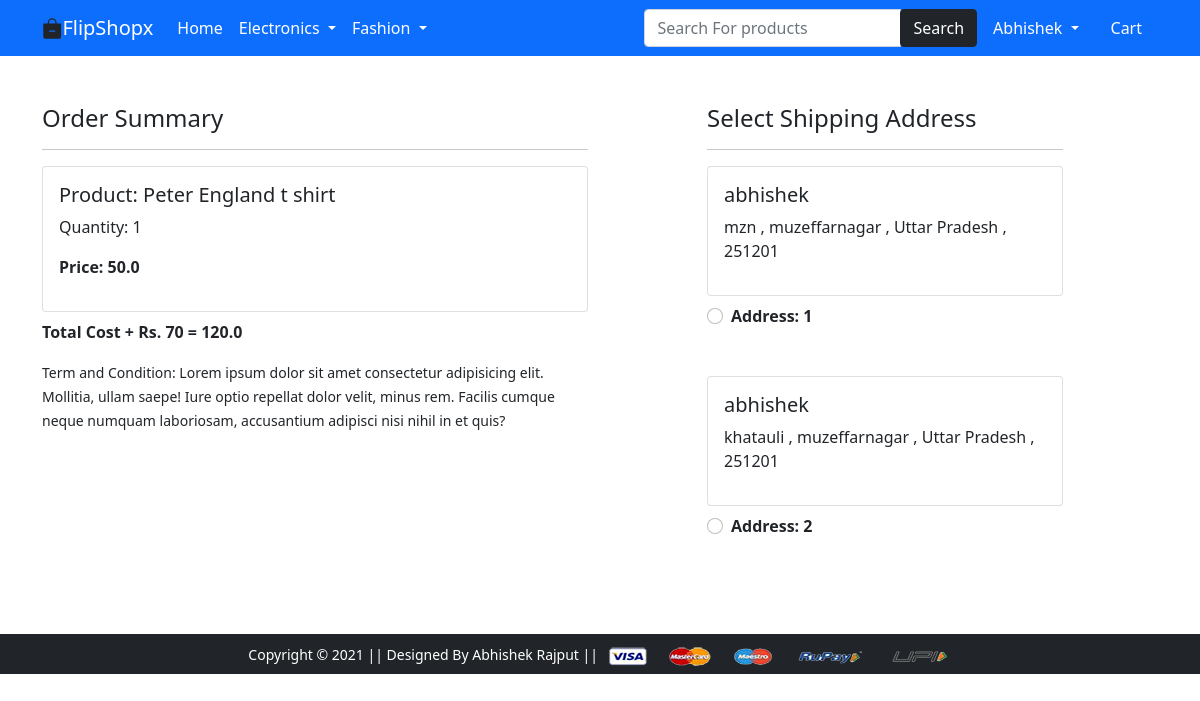
/checkout/ (signed in), run on an earlier commit of the app's database.
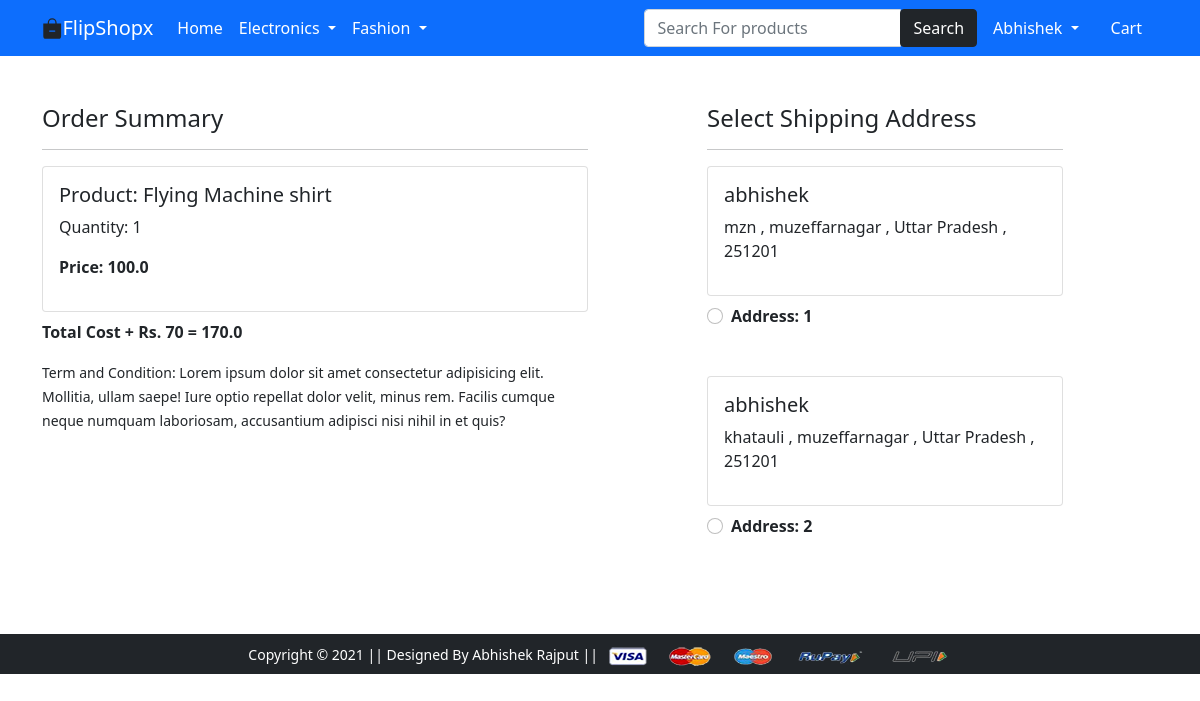
And on a later commit of the database.
### app/models.py (models this page shows, shortened)
class Cart(models.Model):
    user = models.ForeignKey(User, on_delete=models.CASCADE)
    product = models.ForeignKey(Product, on_delete=models.CASCADE)
    quantity = models.PositiveIntegerField(default=1)
    @property
    def total_cost(self):
        return self.quantity * self.product.discounted_price

class Product(models.Model):
    title = models.CharField(max_length=100, default='DEFAULT VALUE')
    selling_price = models.FloatField()
    discounted_price = models.FloatField()
    description = models.TextField()
    brand = models.CharField(max_length=100)
    category = models.CharField(choices=CATEGORY_CHOICE, max_length=2)
    product_image = models.ImageField(upload_to='productimg')

class Customer(models.Model):
    user = models.ForeignKey(User,on_delete=models.CASCADE)
    name = models.CharField(max_length=200)
    locality = models.CharField(max_length=200)
    city = models.CharField(max_length=50)
    zipcode = models.IntegerField()
    state = models.CharField(choices=STATE_CHOICES, max_length= 50)

### app/views.py (the view)
# urls.py: path('checkout/', views.checkout, name='checkout'),
def checkout(request):
    user = request.user
    add = Customer.objects.filter(user=user)
    cart_item = Cart.objects.filter(user=user)
    amount = 0.0
    shipping_amount = 70.0
    cart_product = [p for p in Cart.objects.all() if p.user == request.user]
    if cart_product:
        for p in cart_product:
            tempamount = (p.quantity * p.product.discounted_price)
            amount +=tempamount
        totalamount = amount +shipping_amount
    return render(request, 'app/checkout.html',{'add':add, 'totalamount':totalamount,'cart_items':cart_item})

### app/templates/app/checkout.html (shortened to what this page needs)
{% extends 'app/base.html' %}
{% load static %}
{% block main-content %}
<div class="container">
 <div class="row mt-5">
  <div class="col-sm-6">
    <h4>Order Summary</h4>
    <hr>
    {% for item in cart_items %}
      <div class="card mb-2">
        <div class="card-body">
          <h5>Product: {{item.product.title}}</h5>
          <p>Quantity: {{item.quantity}}</p>
          <p class="fw-bold">Price: {{item.total_cost}}</p>
        </div>
      </div>
    {% endfor %}
    <p class="fw-bold">  Total Cost + Rs. 70 = {{totalamount}}</p>
    <small>Term and Condition: Lorem ipsum dolor sit amet consectetur adipisicing elit. Mollitia, ullam saepe! Iure optio repellat dolor velit, minus rem. Facilis cumque neque numquam laboriosam, accusantium adipisci nisi nihil in et quis?</small>
  </div>
  <div class="col-sm-4 offset-sm-1">
    <h4>Select Shipping Address</h4>
    <hr>
    <form action="/paymentdone" id="myform">
      {% for ad in add %}
      <div class="card">
        <div class="card-body">
        <h5>{{user.username}}</h5>
        <p>{{ad.locality}} , {{ad.city}} , {{ad.state}} , {{ad.zipcode}} </p>
        </div>
      </div>
        <div class="form-check mt-2 mb-5">
          <input class="form-check-input" type="radio" value="{{ad.id}}" name="custid" id="custadd{{forloop.counter}}">
          <label class="form-check-label fw-bold" for="">
            Address: {{forloop.counter}} </label>
        </div>
      {% endfor %}
    </form>
    </div>
  </div>
</div>
{% endblock main-content %}

### app/templates/app/base.html (shortened to what this page needs)
<!doctype html>
{% load static %}
<html lang="en">
  <head>
    <link href="https://cdn.jsdelivr.net/npm/bootstrap@5.0.0-beta1/dist/css/bootstrap.min.css" rel="stylesheet">
    <link rel="stylesheet" href="{% static 'app/css/owl.carousel.min.css' %}">
    <link rel="stylesheet" href="{% static 'app/css/all.min.css' %}">
    <link rel="stylesheet" href="{% static 'app/css/style.css' %}">
  </head>
  <body>
    <nav class="navbar navbar-expand-lg navbar-dark bg-primary navbar-fixed-top">
     <div class="container">
       <a class="navbar-brand" href="/" >FlipShopx</a>
       <div class="collapse navbar-collapse" id="navbarSupportedContent">
         <ul class="navbar-nav me-auto mb-2 mb-lg-0">
           <li class="nav-item">
             <a class="nav-link active" aria-current="page" href="/">Home</a>
           </li>
           <li class="nav-item dropdown">
             <a class="nav-link dropdown-toggle text-white" href="#" id="electronicsDropdown" role="button" data-bs-toggle="dropdown" aria-expanded="false">
               Electronics
             </a>
           </li>
           <li class="nav-item dropdown">
             <a class="nav-link dropdown-toggle text-white" href="#" id="fashionDropdown" role="button" data-bs-toggle="dropdown" aria-expanded="false">
               Fashion
             </a>
           </li>
         </ul>
         <form class="d-flex" method="get" action="/search">
             <div class="input-group ">
                 <input name="search" id="search" type="text" class="form-control" placeholder="Search For products" >
                 <div class="input-group-append">
                     <button class="btn btn-dark mr-2" type="submit">Search</button>
                 </div>
             </div>
         </form>
         <div>
          <ul class="navbar-nav me-auto mb-2 mb-lg-0">
              {% if request.user.is_authenticated %}
           <li class="nav-item dropdown mx-2">
              <a class="nav-link dropdown-toggle text-white" href="#" id="profileDropdown" role="button" data-bs-toggle="dropdown" aria-expanded="false">
                 <span class="text-capitalize"> {{user.username}}</span>
              </a>
            </li>
            <li class="nav-item mx-2">
             <a href="{% url 'showcart' %}" class="nav-link text-white"> Cart </a>
            </li>
              {% endif %}
          </ul>
         </div>
       </div>
     </div>
    </nav>
    {% block main-content %} {% endblock main-content %}
    <footer class="container-fluid bg-dark text-center p-2 mt-5">
        <small class="text-white">Copyright &copy; 2021 || Designed By Abhishek Rajput || </small>
        <img src="{% static 'app/images/payment.png' %}" alt="" srcset="" class="img-fluid" height="2px">
    </footer>
  </body>
</html>

What changed in the data, as far as the page shows it:
removed Cart: product "Peter England t shirt", quantity "1", total_cost "50.0"
added Cart: product "Flying Machine shirt", quantity "1", total_cost "100.0"
Also different on the page:
{{ totalamount }}: "120.0" → "170.0"
